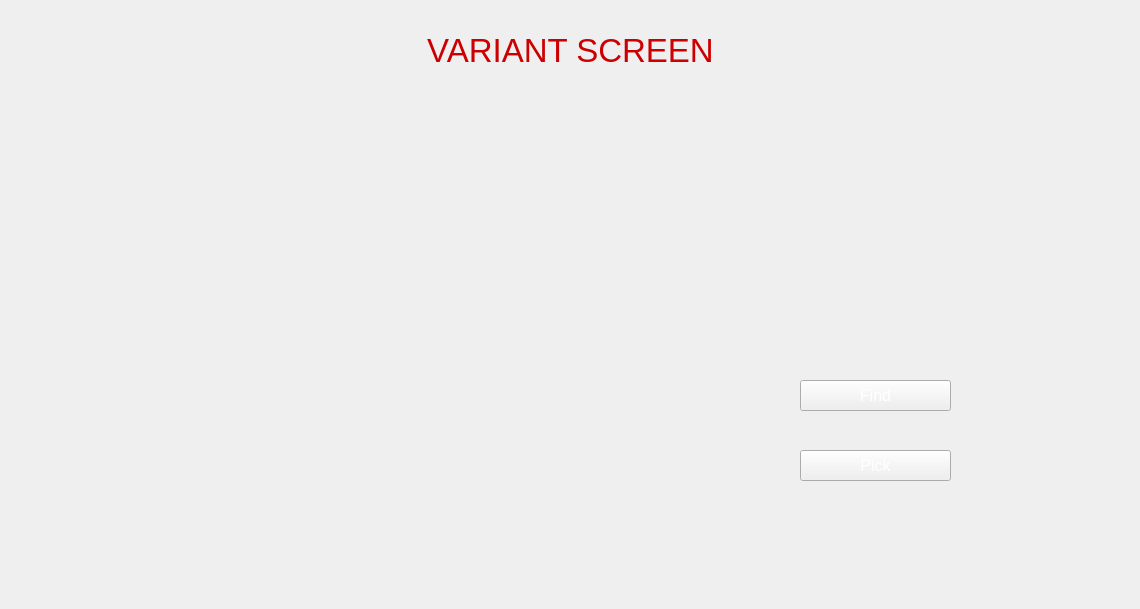
            <widget class="QWidget" name="page_var">
             <widget class="QLabel" name="img_var">
              <property name="geometry">
               <rect>
                <x>20</x>
                <y>120</y>
                <width>640</width>
                <height>480</height>
               </rect>
              </property>
              <property name="font">
               <font>
                <pointsize>12</pointsize>
               </font>
              </property>
              <property name="cursor">
               <cursorShape>ArrowCursor</cursorShape>
              </property>
              <property name="styleSheet">
               <string notr="true">color: #FFF;</string>
              </property>
              <property name="text">
               <string/>
              </property>
              <property name="alignment">
               <set>Qt::AlignRight|Qt::AlignTrailing|Qt::AlignVCenter</set>
              </property>
             </widget>
             <widget class="QLabel" name="label_10">
              <property name="geometry">
               <rect>
                <x>10</x>
                <y>30</y>
                <width>1121</width>
                <height>41</height>
               </rect>
              </property>
              <property name="font">
               <font>
                <pointsize>25</pointsize>
               </font>
              </property>
              <property name="styleSheet">
               <string notr="true">color: rgb(204, 0, 0);
</string>
              </property>
              <property name="text">
               <string>VARIANT SCREEN</string>
              </property>
              <property name="alignment">
               <set>Qt::AlignCenter</set>
              </property>
             </widget>
             <widget class="QPushButton" name="btn_find">
              <property name="geometry">
               <rect>
                <x>800</x>
                <y>380</y>
                <width>151</width>
                <height>31</height>
               </rect>
              </property>
              <property name="font">
               <font>
                <pointsize>12</pointsize>
               </font>
              </property>
              <property name="styleSheet">
               <string notr="true">color: rgb(255, 255, 255);</string>
              </property>
              <property name="text">
               <string>Find</string>
              </property>
             </widget>
             <widget class="QPushButton" name="btn_pick">
              <property name="geometry">
               <rect>
                <x>800</x>
                <y>450</y>
                <width>151</width>
                <height>31</height>
               </rect>
              </property>
              <property name="font">
               <font>
                <pointsize>12</pointsize>
               </font>
              </property>
              <property name="styleSheet">
               <string notr="true">color: rgb(255, 255, 255);</string>
              </property>
              <property name="text">
               <string>Pick</string>
              </property>
             </widget>
            </widget>
